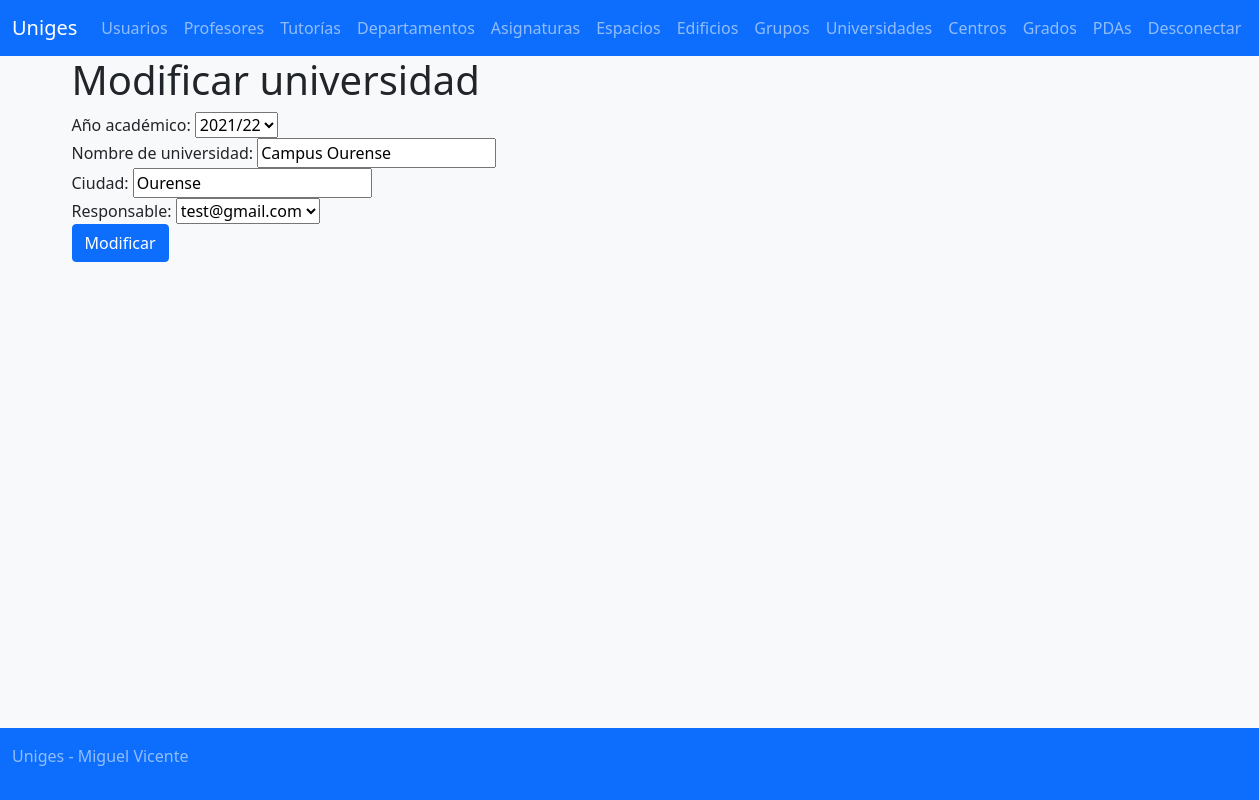
Page /?controller=college&action=edit&id=1 (signed in) on the committed database.
### tables this page shows
create table college (
	id int not null auto_increment primary key,
	academicyear_id int not null,
	name varchar(255),
	city varchar(255),
	supervisor int not null,
	deleted tinyint(1) not null default 0);

create table `academicyear` (
	id int not null auto_increment primary key,
	name varchar(10) not null,
	deleted tinyint(1) not null default 0);

create table professor (
	id int not null auto_increment primary key,
	academicyear_id int not null,
	department_id int not null,
	dedication varchar(10) not null,
	user_id int not null,
	deleted tinyint(1) not null default 0);

create table user (
       id int not null auto_increment primary key,
	dni varchar(9) not null,
	name varchar(255) not null,
	surname varchar(255) not null,
	email varchar(255),
	password varchar(128),
	deleted tinyint(1) not null default 0);

### modelos/AcademicYearModel.php (called while the page is built, shortened)
<?php
class AcademicYearModel {
	private static function readFromAssoc($fila) {
		$ret = new AcademicYearModel();
		$ret->id = $fila["id"];
		$ret->name = $fila["name"];
		$ret->deleted = $fila["deleted"];
		return $ret;
	}
	public static function findAll() {
		$conn = Connection::getConnection();
		$stat = $conn->prepare("SELECT * FROM academicyear WHERE deleted = 0");
		$stat->execute();
		$result = $stat->get_result();
		$ret = array();
		while($fila = $result->fetch_assoc()) {
			array_push($ret, AcademicYearModel::readFromAssoc($fila));
		}
		return $ret;
	}
}
?>

### controladores/CollegeController.php (called while the page is built, shortened)
<?php
include_once 'modelos/CollegeModel.php';
include_once 'modelos/AcademicYearModel.php';
include_once 'modelos/ProfessorModel.php';
include_once 'modelos/UserModel.php';
class CollegeController {
    function edit() {
        $ay = AcademicYearModel::findAll();
        $profs = ProfessorModel::findAll();
        foreach($profs as &$p) {
            $p->user = UserModel::findById($p->user_id);
        }
        $col = CollegeModel::findById($_GET["id"]);
    }
}
?>

### modelos/CollegeModel.php (called while the page is built, shortened)
<?php
class CollegeModel {
    static public function findById($id) {
        $conn = Connection::getConnection();
        $stat = $conn->prepare("SELECT * FROM college WHERE deleted = 0 AND id = ?");
        $stat->bind_param("i", $id);
        $stat->execute();
        $result = $stat->get_result();
        return $result->fetch_object("CollegeModel");
    }
}
?>

### modelos/ProfessorModel.php (called while the page is built, shortened)
<?php
class ProfessorModel {
	private static function readFromAssoc($fila) {
	    	$res = new ProfessorModel();
		$res->id = $fila["id"];
		$res->academicyear_id = $fila["academicyear_id"];
		$res->department_id = $fila["department_id"];
		$res->dedication = $fila["dedication"];
		$res->deleted = $fila["deleted"];
		$res->user_id = $fila["user_id"];
		return $res;
	}
    public static function findAll() {
	    $conn = Connection::getConnection();
	    $stat = $conn->prepare("SELECT * FROM professor WHERE professor.deleted = 0");
	    $stat->execute();
	    $result = $stat->get_result();
	    $return = array();
	    while($fila = $result->fetch_assoc()) {
	    	array_push($return, ProfessorModel::readFromAssoc($fila));
	    }
	    return $return;
    }
}
?>

### modelos/UserModel.php (called while the page is built, shortened)
<?php
class UserModel {
	static private function readFromAssoc($user_data) {
		$result_user = new UserModel();
		$result_user->id = $user_data["id"];
		$result_user->dni = $user_data["dni"];
		$result_user->name = $user_data["name"];
		$result_user->surname = $user_data["surname"];
		$result_user->email = $user_data["email"];
		$result_user->password = $user_data["password"];
		$result_user->deleted = $user_data["deleted"];
		return $result_user;
	}
	static function findById($id) {
		$conn = Connection::getConnection();
		$stat = $conn->prepare("SELECT * FROM user WHERE id = ? AND deleted = 0");
		$stat->bind_param("i", $id);
		$stat->execute();
		$result = $stat->get_result();
		$user_data = $result->fetch_assoc();
		$result_user = UserModel::readFromAssoc($user_data);
		return $result_user;
	}
}
?>

### vistas/college/edit.php (the view, shortened to what this page needs)
<h1><?= $strings["college_edit_title"] ?></h1>
<?php $col = $data["col"]; ?>
<form action="/?controller=college&action=edit_end" method="POST">
<div class="form-group">
<label for="academicyear"><?= $strings["college_add_ay"] ?></label>
<select id="academicyear" name="academicyear_id">
<?php foreach($data["ay"] as $ay) { ?>
    <option value="<?= $ay->id ?>" <?= $ay->id == $col->academicyear_id ? "selected" : "" ?>><?=$ay->name?></option>
<?php } ?>
</select>
</div>
<div class="form-group">
<label for="name"><?=$strings["college_add_name"]?></label>
<input type="text" id="name" name="name" placeholder="<?= $strings["college_add_name_ph"] ?>"
    value="<?= $col->name ?>"/>
</div>
<div class="form-group">
<label for="city"> <?= $strings["college_add_city"] ?></label>
<input type="text" id="city" name="city" placeholder="<?= $strings["college_add_city_ph"] ?>"
    value="<?= $col->city ?>"/>
</div>
<div class="form-group">
<label for="supervisor"><?= $strings["college_add_supervisor"] ?></label>
<select id="supervisor" name="supervisor_id">
<?php foreach($data["profs"] as $p) { ?>
    <option value="<?= $p->id ?>" <?= $p->id == $col->supervisor? "selected" : "" ?>><?= $p->user->email ?></option>
<?php } ?>
</select>
</div>
<input type="submit" class="btn btn-primary" value="<?= $strings["college_edit_submit"] ?>" />
</form>

### rows in the picture
college: academicyear_id "2021/22", name "Campus Ourense", city "Ourense", supervisor_id "test@gmail.com"

### other values in the picture
$strings["app_title"] "Uniges"
$strings["navbar_user"] "Usuarios"
$strings["navbar_professor"] "Profesores"
$strings["navbar_tutoria"] "Tutorías"
$strings["navbar_department"] "Departamentos"
$strings["navbar_subject"] "Asignaturas"
$strings["navbar_space"] "Espacios"
$strings["navbar_building"] "Edificios"
$strings["navbar_group"] "Grupos"
$strings["navbar_college"] "Universidades"
$strings["navbar_centre"] "Centros"
$strings["navbar_degree"] "Grados"
$strings["navbar_pda"] "PDAs"
$strings["logout"] "Desconectar"
$strings["college_edit_title"] "Modificar universidad"
